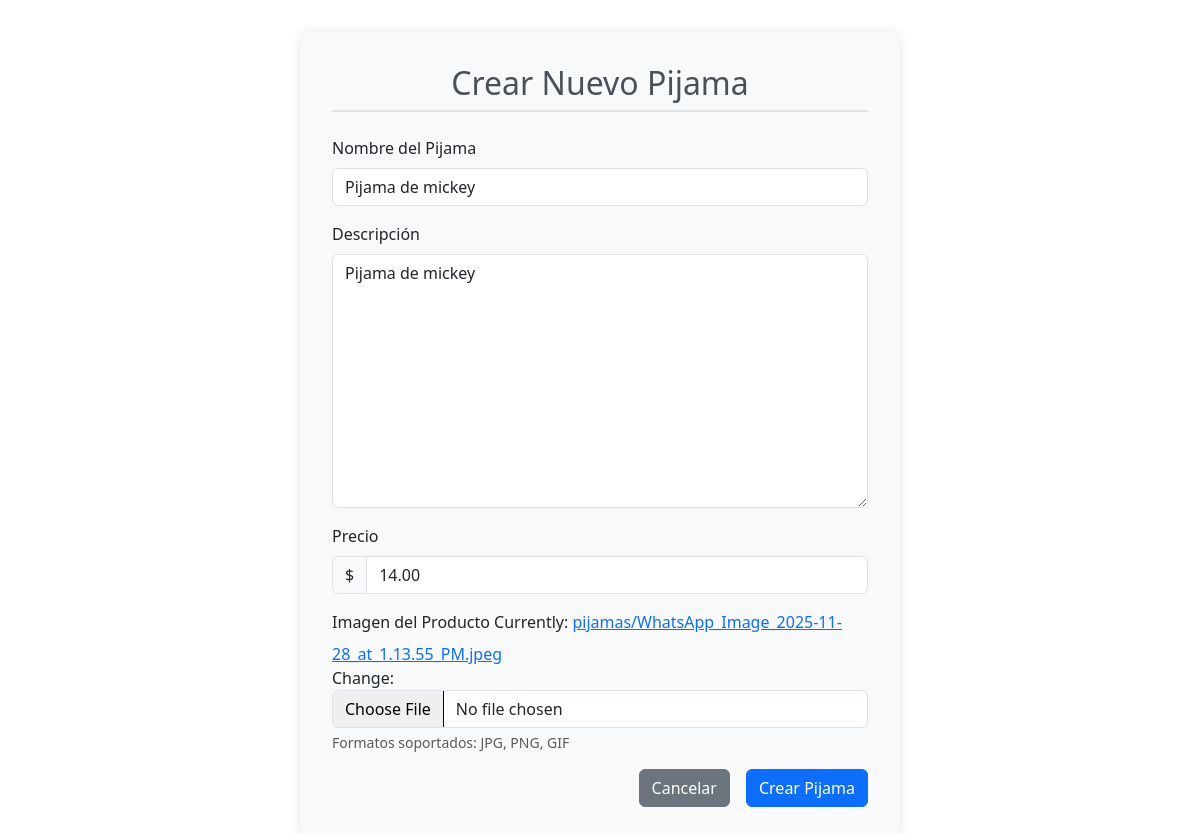
Page /product/1/update/ on the committed database.
### products/models.py (models this page shows, shortened)
class Pijama(models.Model):
    nombre = models.CharField(
        max_length=100,
        verbose_name="Nombre del pijama"
    )
    descripcion = models.TextField(
        verbose_name="Descripción",
        help_text="Describe las características del pijama"
    )
    precio = models.DecimalField(
        max_digits=10,
        decimal_places=2,
        validators=[MinValueValidator(0)],
        verbose_name="Precio"
    )
    imagen = models.ImageField(
        upload_to='pijamas/',
        verbose_name="Imagen del pijama",
        help_text="Sube una imagen del pijama"
    )
    fecha_creacion = models.DateTimeField(
        auto_now_add=True,
        verbose_name="Fecha de creación"
    )
    disponible = models.BooleanField(
        default=True,
        verbose_name="Disponible"
    )
    class Meta:
        verbose_name = "Pijama"
        verbose_name_plural = "Pijamas"
        ordering = ['-fecha_creacion']

### products/views.py (the view)
# urls.py: path('product/<int:pk>/update/', PijamaUpdateView.as_view(), name='pijama_update'),
class PijamaUpdateView(UpdateView):
    model = Pijama
    template_name = 'create_product.html'
    success_url = reverse_lazy('lista_productos')  # Ajusta este nombre de URL
    fields = [
        'nombre',
        'descripcion',
        'precio',
        'imagen',
        'disponible',
    ]

### template/create_product.html (shortened to what this page needs)
<!DOCTYPE html>
<html lang="es">
<head>
    <link href="https://cdn.jsdelivr.net/npm/bootstrap@5.3.0/dist/css/bootstrap.min.css" rel="stylesheet">
</head>
<body>
    <div class="container">
        <div class="form-container">
            <h2 class="form-title text-center">Crear Nuevo Pijama</h2>
            <form method="post" enctype="multipart/form-data">
                <div class="mb-3">
                    <label for="{{ form.nombre.id_for_label }}" class="form-label">Nombre del Pijama</label>
                    {{ form.nombre }}
                </div>
                <div class="mb-3">
                    <label for="{{ form.descripcion.id_for_label }}" class="form-label">Descripción</label>
                    {{ form.descripcion }}
                </div>
                <div class="mb-3">
                    <label for="{{ form.precio.id_for_label }}" class="form-label">Precio</label>
                    <div class="input-group">
                        <span class="input-group-text">$</span>
                        {{ form.precio }}
                    </div>
                </div>
                <div class="mb-3">
                    <label for="{{ form.imagen.id_for_label }}" class="form-label">Imagen del Producto</label>
                    {{ form.imagen }}
                    <div class="form-text">Formatos soportados: JPG, PNG, GIF</div>
                </div>
                <div class="d-grid gap-2 d-md-flex justify-content-md-end">
                    <a href="{% url 'lista_productos' %}" class="btn btn-secondary me-md-2">Cancelar</a>
                    <button type="submit" class="btn btn-primary">Crear Pijama</button>
                </div>
            </form>
        </div>
    </div>
</body>
</html>

### template/create_product.html (style rules this page uses)
.form-container { max-width: 600px; margin: 2rem auto; padding: 2rem; background: #f8f9fa; border-radius: 10px; box-shadow: 0 0 10px rgba(0,0,0,0.1); }
.form-title { color: #495057; border-bottom: 2px solid #dee2e6; padding-bottom: 0.5rem; margin-bottom: 1.5rem; }

### rows in the picture
Pijama: nombre "Pijama de mickey", descripcion "Pijama de mickey", precio "14.00"
